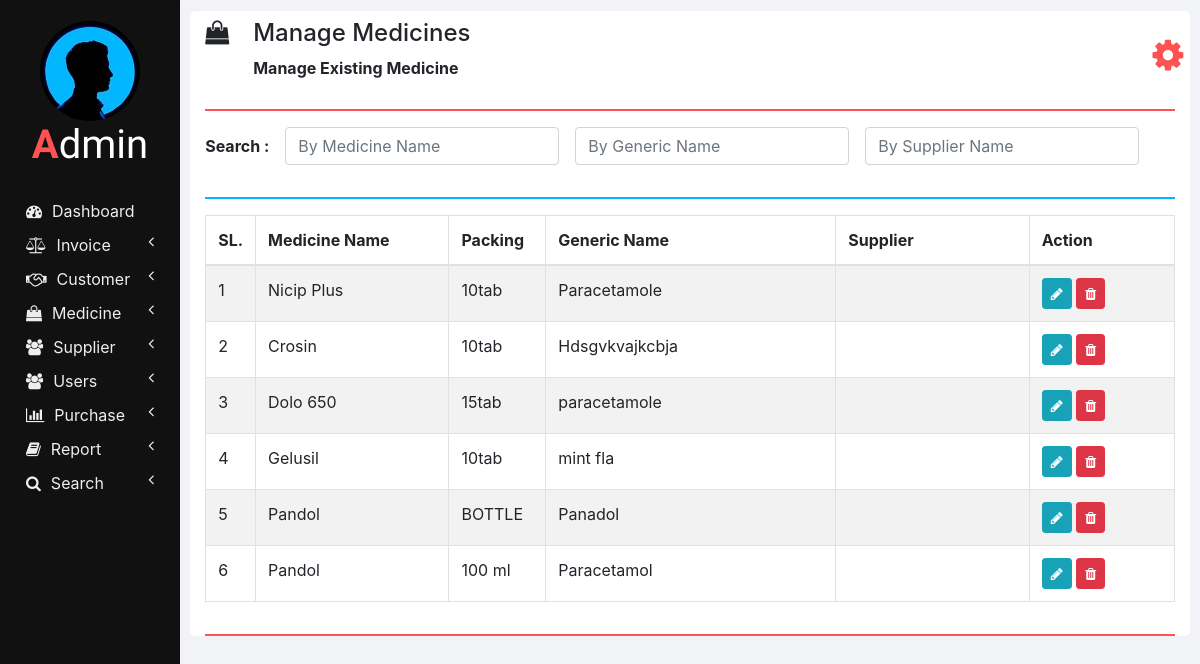
Screenshot of /manage_medicine.php with the database file from the repository.
### tables this page shows
CREATE TABLE `medicines` (
  `id` int(11) NOT NULL,
  `name` varchar(100) NOT NULL,
  `packing` varchar(20) NOT NULL,
  `generic_name` varchar(100) NOT NULL,
  `supplierId` int(10) DEFAULT NULL
);

### php/manage_medicine.php (the view, shortened to what this page needs)
<?php
  function showMedicines($id) {
    require "db_connection.php";
    if($con) {
      $seq_no = 0;
      $query = "SELECT * FROM medicines";
      $result = mysqli_query($con, $query);
      while($row = mysqli_fetch_array($result)) {
        $seq_no++;
        if($row['id'] == $id)
          showEditOptionsRow($seq_no, $row);
        else
          showMedicineRow($seq_no, $row);
      }
    }
  }
  function showMedicineRow($seq_no, $row) {
    ?>
    <tr>
      <td><?php echo $seq_no; ?></td>
      <td><?php echo $row['name']; ?></td>
      <td><?php echo $row['packing']; ?></td>
      <td><?php echo $row['generic_name']; ?></td>
      <td><?php echo $row['supplier_name']; ?></td>
      <td>
        <button href="" class="btn btn-info btn-sm" onclick="editMedicine(<?php echo $row['id']; ?>);">
          <i class="fa fa-pencil"></i>
        </button>
        <button class="btn btn-danger btn-sm" onclick="deleteMedicine(<?php echo $row['id']; ?>);">
          <i class="fa fa-trash"></i>
        </button>
      </td>
    </tr>
    <?php
  }
  ?>

### css/sidenav.css (style rules this page uses)
body { background-color: #f1f3f6; }
.sidenav { width: 15%; height: 100vh; background-color: #222222; position: fixed; z-index: 1; flex: 1 0 auto; }
.card { width: 100%; height: 100%; top: 0; border-radius: 0; background-color: #111111; }
.logo .logo-caption { font-family: 'Poiret One', cursive; color: #ffffff; text-align: center; margin-bottom: 25px; }
.logo .profile { margin-left: 50%; border-radius: 50%; transform: translate(-50%); }
.logo .tweak { color: #ff5252; font-weight: bold; }
.main-menu-item { padding: 5px 5px; cursor: pointer; }
.main-menu-item > a { color: #eeeeee; text-decoration: none; font-size: 16px; }
.main-menu-item > a > span { margin-left: 10px; }

### css/home.css (style rules this page uses)
html, body { height: 100vh; }

### rows the page displays
medicines: seq_no "1", name "Nicip Plus", packing "10tab", generic_name "Paracetamole"
medicines: seq_no "2", name "Crosin", packing "10tab", generic_name "Hdsgvkvajkcbja"
medicines: seq_no "3", name "Dolo 650", packing "15tab", generic_name "paracetamole"
medicines: seq_no "4", name "Gelusil", packing "10tab", generic_name "mint fla"
medicines: seq_no "5", name "Pandol", packing "BOTTLE", generic_name "Panadol"
medicines: seq_no "6", name "Pandol", packing "100 ml", generic_name "Paracetamol"

### other values shown
$heading "Manage Medicines"
$sub_heading "Manage Existing Medicine"
